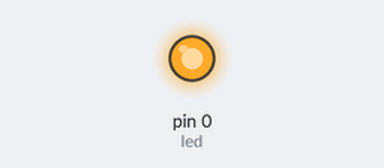
Recording of a sketch running on a simulated Arduino Uno, built with avr-gcc and run on an emulated ATmega328P. On the bench: output pins drawn as LEDs (lit = HIGH).

Above: at 1.1 s.
At 57.8 s:
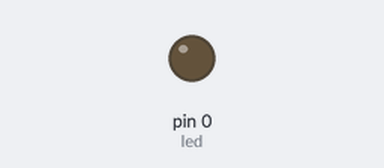
Timing chart, 0 to 59.7 s (numbered marks = the images above):
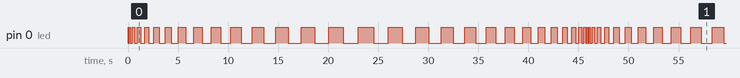

The sketch:

Fade_Slow_or_Fast.ino
```cpp
/*
 Fade

Gian Lazzarini & Nathan Jones
2013?

 This example shows how to fade an LED on pin 9
 using the analogWrite() function.

 */

int led = 0;           // the pin that the LED is attached to
int brightness = 10;    // how bright the LED is
int fadeAmount = 5;    // how many points to fade the LED by
int x = 0;
int y = 1;

// the setup routine runs once when you press reset:
void setup()  {
  // declare pin 9 to be an output:
  pinMode(led, OUTPUT);
}

// the loop routine runs over and over again forever:
void loop()  {
  // set the brightness of pin 9:
  analogWrite(led, brightness);

  // change the brightness for next time through the loop:
  brightness = brightness + fadeAmount;

  // reverse the direction of the fading at the ends of the fade:
  if (brightness == 0 || brightness == 255) {
    fadeAmount = -fadeAmount ;
  x = x + y;
}
  // wait for 5 milliseconds to see the dimming effect
  delay(x);

  if (x == 30 || x == 0) {
    y = -y ;
  }

}
```

Measured:
- by itself, pin 0 (led): moves between LOW and HIGH, repeating every 46.0 s
- by itself, everything shown: repeats every 46.0 s, in 58 steps
